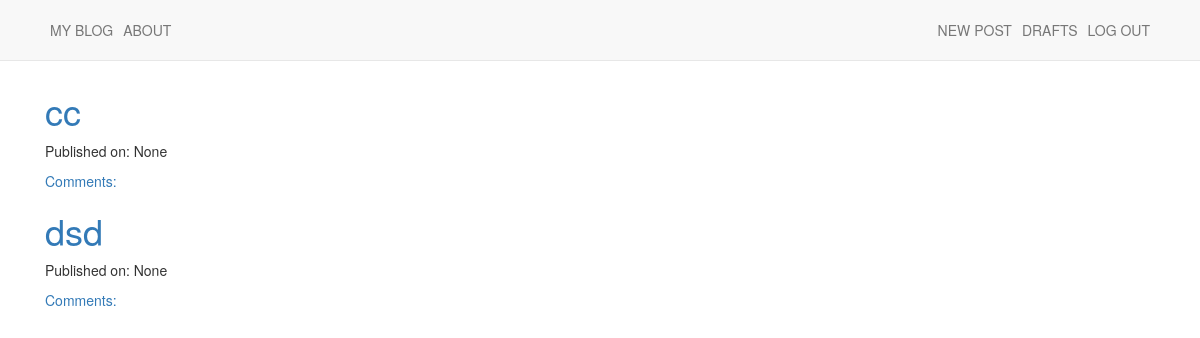
Page /drafts/ (signed in) on the committed database.
### blog/models.py (models this page shows, shortened)
class Post(models.Model):
    title = models.CharField(max_length=200)
    author = models.ForeignKey('auth.User', on_delete=models.CASCADE)
    text = models.TextField()
    published_date = models.DateTimeField(blank=True, null=True)
    created_date = models.DateTimeField(default=timezone.now)

### blog/views.py (the view)
# urls.py: path('drafts/', views.DraftListView.as_view(), name='drafts'),
class DraftListView(ListView):
    model = Post
    def get_queryset(self):
        return Post.objects.filter(published_date__isnull=True).order_by('created_date')

### blog/templates/blog/post_list.html
{% extends 'blog/base.html' %} {% block content %}
<div class="centerstage">
  {% for post in post_list %}
  <div class="post">
    <h1>
      <a href="{% url 'post_detail' pk=post.pk %}">{{ post.title }}</a>
    </h1>
    <div class="date">
      <p>Published on: {{ post.published_date }}</p>
    </div>
    <a href="{% url 'post_detail' pk=post.pk %}"
      >Comments: {{ post.approve_comments.count }}</a
    >
  </div>
  {% endfor %}
</div>
{% endblock %}

### blog/static/css/blog.css (style rules this page uses)
.loader { filter: hue-rotate(0deg); color: linear-gradient(45deg, #0f8, #08f); animation: hue 10000ms infinite linear; }

### rows in the picture
Post: title "cc", published_date "None"
Post: title "dsd", published_date "None"
